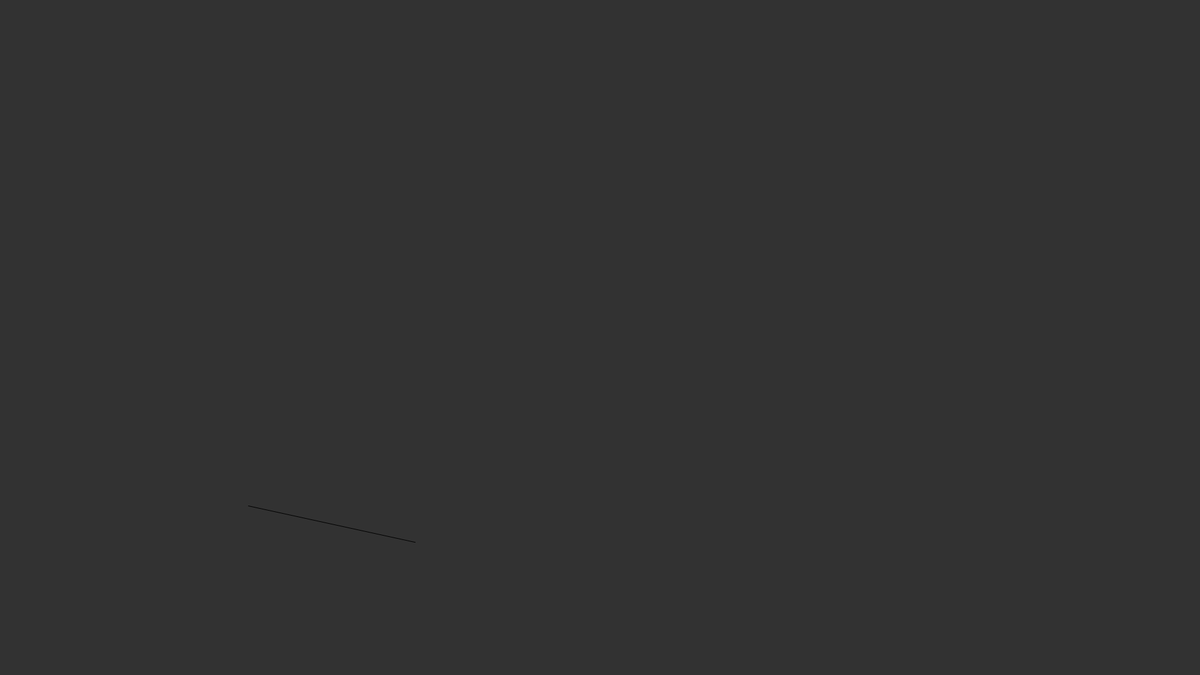
Frame 1 (no input)
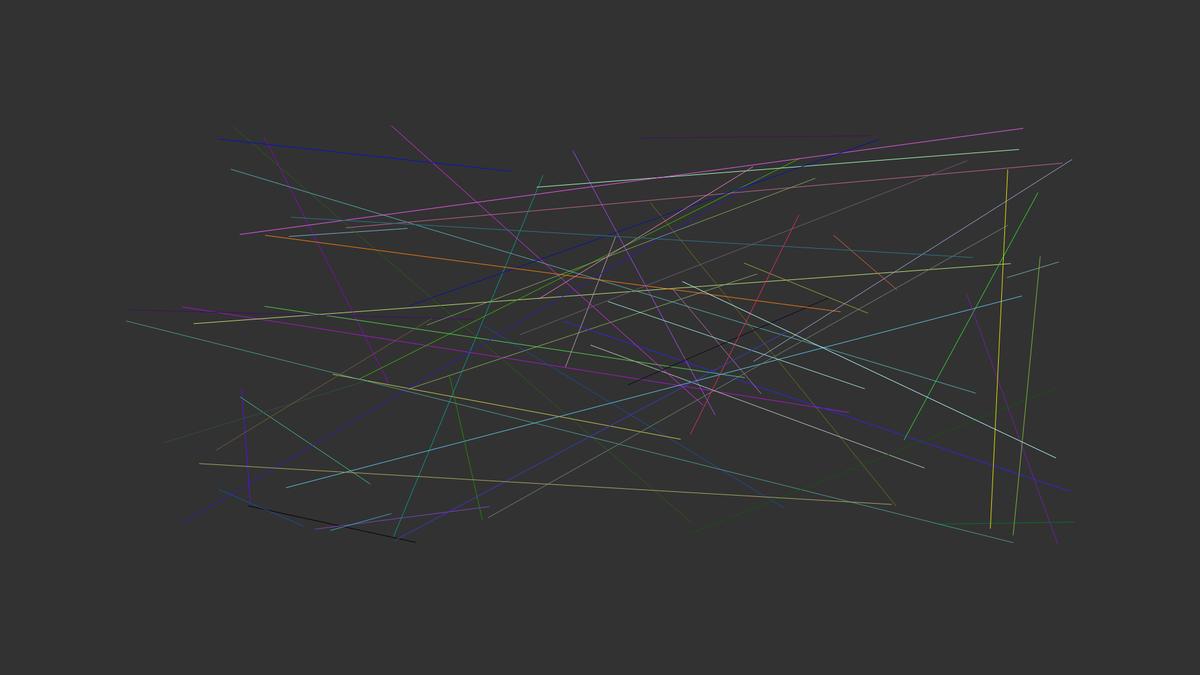
Frame 60 (no input)
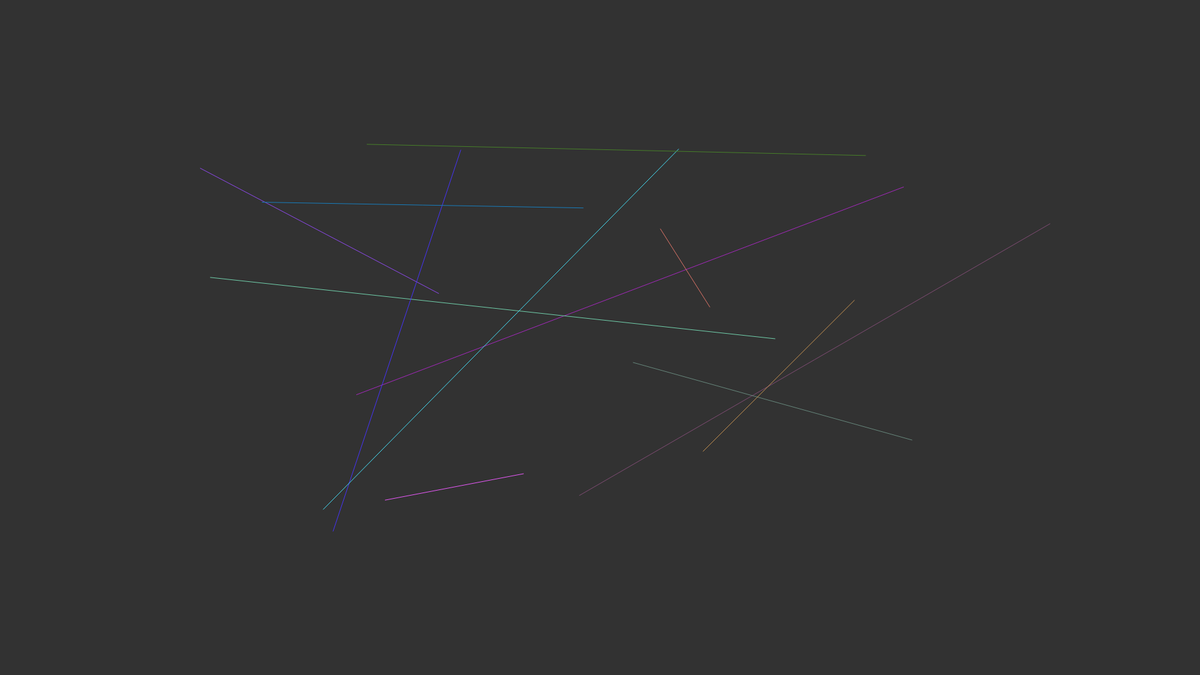
Frame 120 (the mouse pressed at the canvas centre since frame 60)

The p5.js sketch that drew these frames (run headless with seeded random() and noise() and a simulated clock; from frame 60 on, the mouse is pressed at the canvas centre):

// p5.js sketch
// ── sketch.js
var count,r,g,b;
var x1, y1, x2, y2;
function setup() {
  // put setup code here
    createCanvas(1920, 1080);
    count = random(1, 150);
    
    r = 0;
    g = 0;
    b = 0;
    
    x1 = random(0, width);
    y1 = random(0, height);
    x2 = random(0, width);
    y2 = random(0, height);
    background(50);
}

function draw() {
  // put drawing code here
    stroke(r, g, b);
    line(x1, y1, x2, y2);
    

    x1 = random(200, width-200);
    y1 = random(200, height-200);
    x2 = random(200, width-200);
    y2 = random(200, height-200);
    
    r = random(0,255);
    g = random(0,255);
    b = random(0,255);
    count -= 1;
    if(count <= 0) {
        background(50);
        count = random(1, 150);
    }
}
